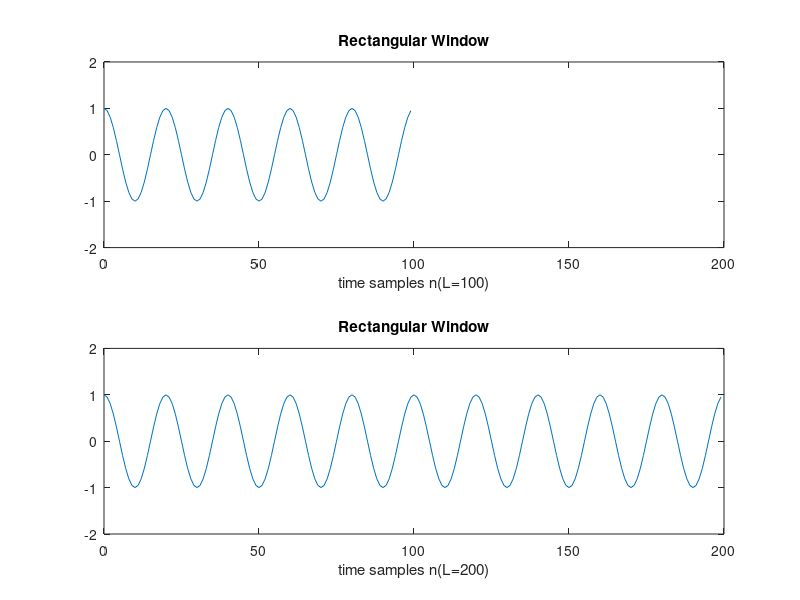
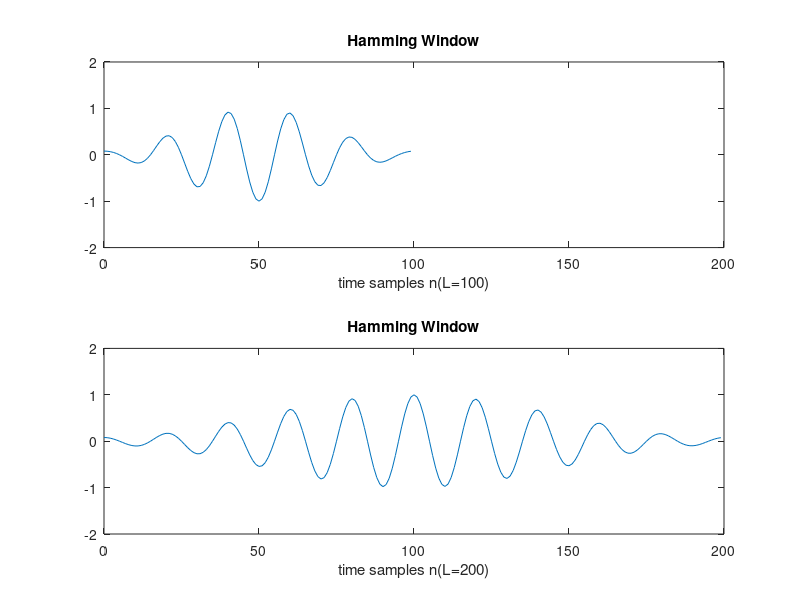
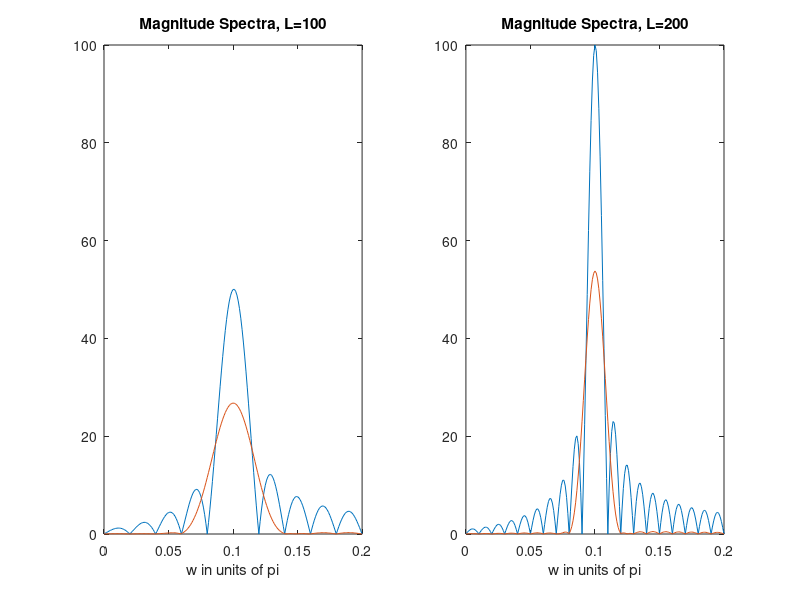
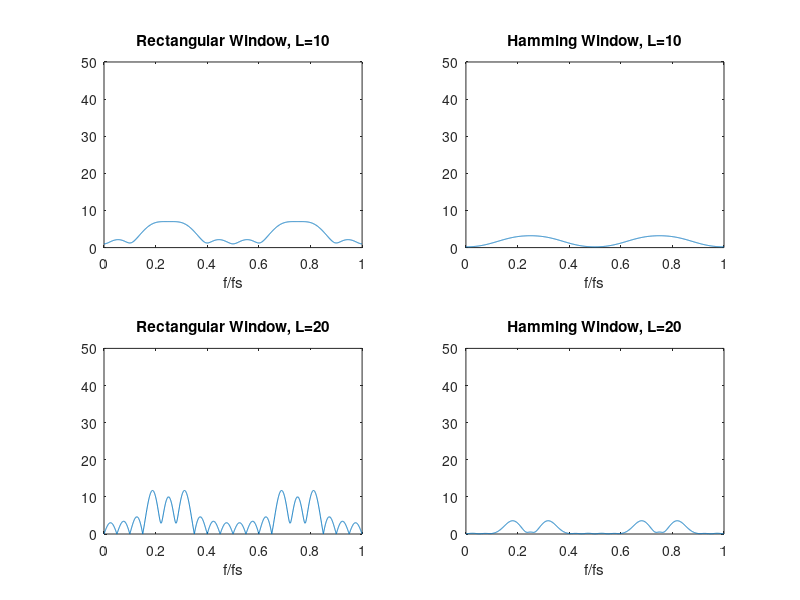

Write MATLAB code to recreate these figures, in order.
L0=100;
L1=200;
n0=0:L0-1;
n1=0:L1-1;
f0=50;
fs=1000;
x_Rect1=cos(2*pi*f0/fs*n0);
x_Rect2=cos(2*pi*f0/fs*n1);
x_Hamm1=(0.54-0.46*cos(2*pi*n0/(L0-1))).*cos(2*pi*f0/fs*n0);
x_Hamm2=(0.54-0.46*cos(2*pi*n1/(L1-1))).*cos(2*pi*f0/fs*n1);
% Fig.9.1.5
figure(1);
subplot(2,1,1);
plot(n0,x_Rect1);
axis([0 200 -2 2]);
xlabel('time samples n(L=100)');
title('Rectangular Window');
subplot(2,1,2);
plot(n1,x_Rect2);
axis([0 200 -2 2]);
xlabel('time samples n(L=200)');
title('Rectangular Window');

%Fig.9.1.6
figure(2);
subplot(2,1,1);
plot(n0,x_Hamm1);
axis([0 200 -2 2]);
xlabel('time samples n(L=100)');
title('Hamming Window');
subplot(2,1,2);
plot(n1,x_Hamm2);
axis([0 200 -2 2]);
xlabel('time samples n(L=200)');
title('Hamming Window');

%Fig.9.1.7
N=2000;
k=0:1999;
x_Rect1=fft(x_Rect1,N);
x_Hamm1=fft(x_Hamm1,N);
w=k/N;
figure(3);
subplot(1,2,1);
plot(w*2,abs(x_Rect1));
axis([0 0.2 0 100]);
xlabel('w in units of pi');
title('Magnitude Spectra, L=100');
hold on;
plot(w*2,abs(x_Hamm1));
axis([0 0.2 0 100]);

x_Rect2=fft(x_Rect2,N);
x_Hamm2=fft(x_Hamm2,N);
subplot(1,2,2);
plot(w*2,abs(x_Rect2));
axis([0 0.2 0 100]);
xlabel('w in units of pi');
title('Magnitude Spectra, L=200');
hold on;
plot(w*2,abs(x_Hamm2));
axis([0 0.2 0 100]);

f1=2000;
f2=2500;
f3=3000;
fs=10000;
L_10=10;
L_20=20;
L_40=40;
L_100=100;
a0=0:L_10-1;
a1=0:L_20-1;
a2=0:L_40-1;
a3=0:L_100-1;

%Fig.9.1.8
x_R10=cos(2*pi*f1/fs*a0)+cos(2*pi*f2/fs*a0)+cos(2*pi*f3/fs*a0);
X_R10=fft(x_R10,N);
figure(4);
subplot(2,2,1);
plot(w,abs(X_R10));
axis([0 1 0 50]);
xlabel('f/fs');
title('Rectangular Window, L=10');

x_H10=(cos(2*pi*f1/fs*a0)+cos(2*pi*f2/fs*a0)+cos(2*pi*f3/fs*a0)).*(0.54-0.46*cos(2*pi*a0/(L_10-1)));
X_H10=fft(x_H10,N);
subplot(2,2,2);
plot(w,abs(X_H10));
axis([0 1 0 50]);
xlabel('f/fs');
title('Hamming Window, L=10');

x_R20=cos(2*pi*f1/fs*a1)+cos(2*pi*f2/fs*a1)+cos(2*pi*f3/fs*a1);
X_R20=fft(x_R20,N);
subplot(2,2,3);
plot(w,abs(X_R20));
axis([0 1 0 50]);
xlabel('f/fs');
title('Rectangular Window, L=20');

x_H20=(cos(2*pi*f1/fs*a1)+cos(2*pi*f2/fs*a1)+cos(2*pi*f3/fs*a1)).*(0.54-0.46*cos(2*pi*a1/(L_20-1)));
X_H20=fft(x_H20,N);
subplot(2,2,4);
plot(w,abs(X_H20));
axis([0 1 0 50]);
xlabel('f/fs');
title('Hamming Window, L=20');

%Fig.9.1.9
x_R40=cos(2*pi*f1/fs*a2)+cos(2*pi*f2/fs*a2)+cos(2*pi*f3/fs*a2);
X_R40=fft(x_R40,N);
figure(5);
subplot(2,2,1);
plot(w,abs(X_R40));
axis([0 1 0 50]);
xlabel('f/fs');
title('Rectangular Window, L=40');

x_H40=(cos(2*pi*f1/fs*a2)+cos(2*pi*f2/fs*a2)+cos(2*pi*f3/fs*a2)).*(0.54-0.46*cos(2*pi*a2/(L_40-1)));
X_H40=fft(x_H40,N);
subplot(2,2,2);
plot(w,abs(X_H40));
axis([0 1 0 50]);
xlabel('f/fs');
title('Hamming Window, L=40');

x_R100=cos(2*pi*f1/fs*a3)+cos(2*pi*f2/fs*a3)+cos(2*pi*f3/fs*a3);
X_R100=fft(x_R100,N);
subplot(2,2,3);
plot(w,abs(X_R100));
axis([0 1 0 50]);
xlabel('f/fs');
title('Rectangular Window, L=100');

x_H100=(cos(2*pi*f1/fs*a3)+cos(2*pi*f2/fs*a3)+cos(2*pi*f3/fs*a3)).*(0.54-0.46*cos(2*pi*a3/(L_100-1)));
X_H100=fft(x_H100,N);
subplot(2,2,4);
plot(w,abs(X_H100));
axis([0 1 0 50]);
xlabel('f/fs');
title('Hamming Window, L=100');